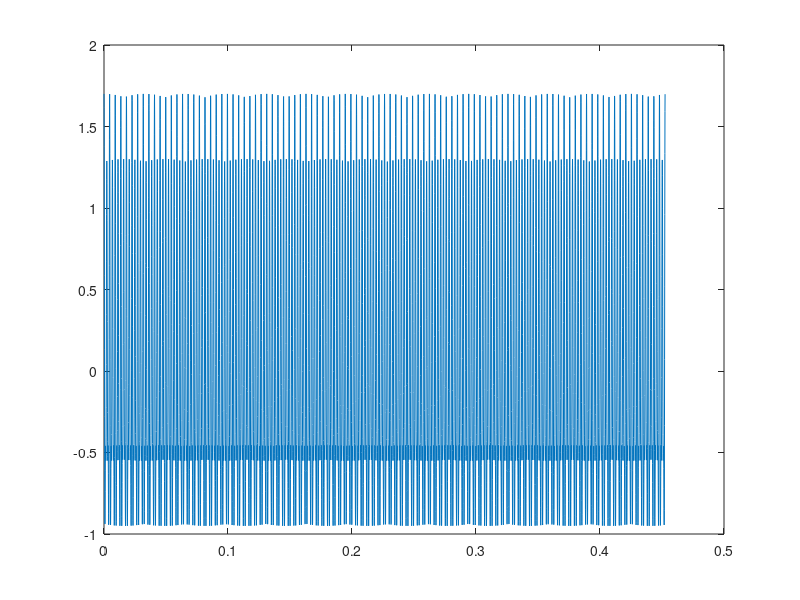

Write MATLAB code to recreate this figure. (Note: this script raises an error after producing the figure.)
% SESIÓN 5 - SEÑALES Y SISTEMAS
% Ejercicio 2
% Apartado a

% FUNCIÓN espectro.m
% [w,F]=espectro(t,x,P)

f=442;              % Frecuencia de 'LA'
A=1;
duration=100*2/f;   % Reemplazar por duration=100*2/f para escuchar más tiempo
fs=2000*pi*2;       % Frecuencia de muestreo
t=0:1/fs:duration;

% Tres armonicos con el sonido 'LA'
s1 = A*1*cos(2*pi*f*t);
s2 = A*0.5*cos(2*2*pi*f*t);
s3 = A*0.2*cos(3/2*2*pi*f*t);
y = (s1 + s2 + s3);
sound(y,fs);

figure('Name','DOMINIO DEL TIEMPO | Incremento: 1/fs','NumberTitle','off');
plot(t,y)

% Para calcular el periodo de la función espectro:
% 1*442, 2*442, 3/2*442 --> 2, 4, 3 --> 2/442 
[w,F]=espectro(t,y,0.0045);
figure('Name','ESPECTRO | Incremento: 1/fs','NumberTitle','off');
plot(w,abs(F));

% Muestra la figura de cerca con los valores en 
% x (-6500 6500) -- y (0 2.7*10^-3)
axis([-6500 6500 0 2.7*10^-3]);

pause();

t=0:2/fs:duration;

% Tres armonicos con el sonido 'LA'
s1 = A*1*cos(2*pi*f*t);
s2 = A*0.5*cos(2*2*pi*f*t);
s3 = A*0.2*cos(3/2*2*pi*f*t);
y = (s1 + s2 + s3);
sound(y,fs);

figure('Name','DOMINIO DEL TIEMPO | Incremento: 2/fs','NumberTitle','off');
plot(t,y)

% Para calcular el periodo de la función espectro:
% 1*442, 2*442, 3/2*442 --> 2, 4, 3 --> 2/442 
[w,F]=espectro(t,y,0.0045);
figure('Name','ESPECTRO | Incremento: 2/fs','NumberTitle','off');
plot(w,abs(F));

% Muestra la figura de cerca con los valores en 
% x (-6500 6500) -- y (0 2.7*10^-3)
axis([-6500 6500 0 2.7*10^-3]);

pause();

t=0:5/fs:duration;

% Tres armonicos con el sonido 'LA'
s1 = A*1*cos(2*pi*f*t);
s2 = A*0.5*cos(2*2*pi*f*t);
s3 = A*0.2*cos(3/2*2*pi*f*t);
y = (s1 + s2 + s3);
sound(y,fs);

figure('Name','DOMINIO DEL TIEMPO | Incremento: 5/fs','NumberTitle','off');
plot(t,y)

% Para calcular el periodo de la función espectro:
% 1*442, 2*442, 3/2*442 --> 2, 4, 3 --> 2/442 
[w,F]=espectro(t,y,0.0045);
figure('Name','ESPECTRO | Incremento: 5/fs','NumberTitle','off');
plot(w,abs(F));

% Muestra la figura de cerca con los valores en 
% x (-6500 6500) -- y (0 2.7*10^-3)
axis([-6500 6500 0 2.7*10^-3]);
